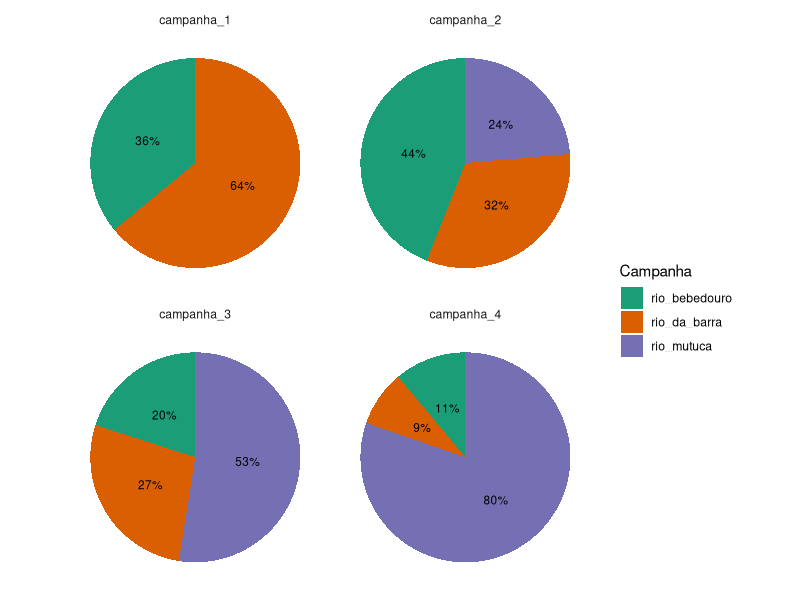
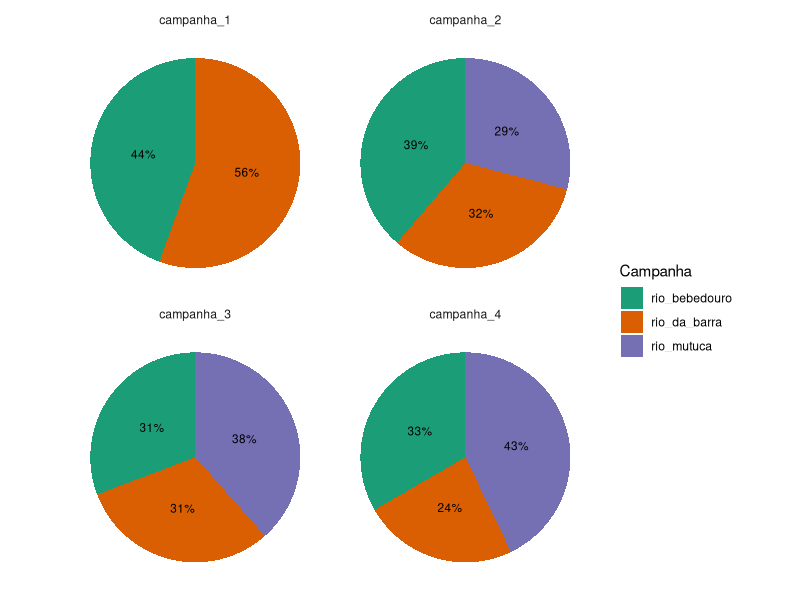
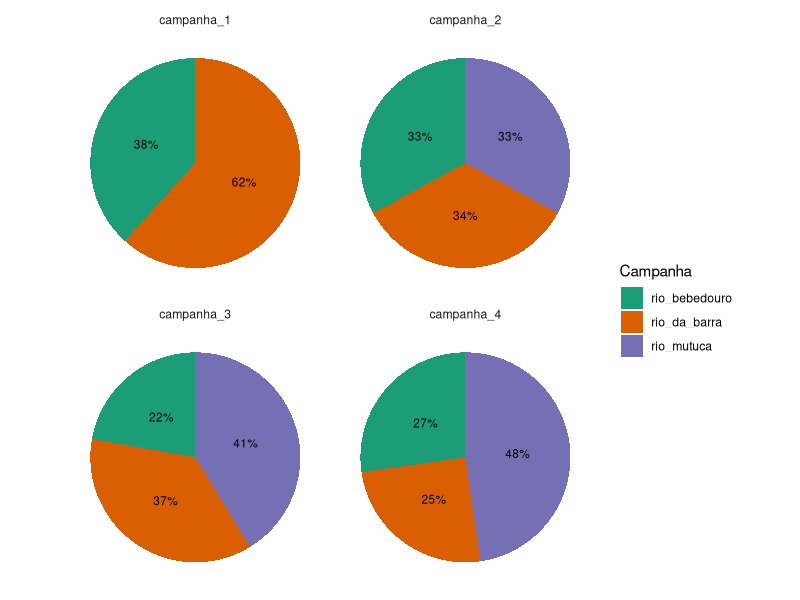

The R source for these figures, in order:
# Resumo da base de dados. Agora considerando rio e campanha
# Quantos insetos foram coletados? (Por rio e campanha)
# Qual a riqueza de classes, ordens e familias? (Por rio e campanha)


############################### Ambiente #######################################
library(tidyverse)
library(ggpubr)

# setwd("C:/Users/Giovana/Desktop/mestrado_giovana/")

# Pasta de tabelas
pasta_tabelas <- "tabelas/dados_descritivos/"
if (!dir.exists(pasta_tabelas)) {
  dir.create(pasta_tabelas, recursive = TRUE)
}

# Pasta de tabelas
pasta_figuras <- "figuras/dados_descritivos/"
if (!dir.exists(pasta_figuras)) {
  dir.create(pasta_figuras, recursive = TRUE)
}

cores <- c(
  "rio_bebedouro" = "#1B9E77",
  "rio_da_barra" = "#D95F02",
  "rio_mutuca" = "#7570B3",
  "rio_carrapicho" = "#E7298A",
  "rio_da_serra" = "#66A61E"
)


############################## Processamento ###################################
df <- read_csv("dados/processado/imaturos_piata_limpo.csv")


#---------------------------------- Abundancia ---------------------------------
sumario_especimes <- df %>%
  group_by(rio, campanha) %>% 
  summarise(abundancia_especimes = sum(abundance)) %>%
  ungroup() %>%
  group_by(campanha) %>%
  mutate(abundancia_total_da_campanha = sum(abundancia_especimes)) %>%
  ungroup() %>%
  mutate(
    abundancia_relativa_a_campanha = 
      abundancia_especimes / abundancia_total_da_campanha
  )

write_csv(
  sumario_especimes,
  file.path(pasta_tabelas, "sumario_abundancia_POR_rio_campanha.csv")
)


plot_especimes <- 
  ggplot(
    sumario_especimes, 
    aes(x = "", y = abundancia_relativa_a_campanha, fill = rio)
  ) +
  geom_bar(stat = "identity", width = 1) +
  coord_polar(theta = "y") +
  facet_wrap(~ campanha) +
  labs(x = NULL, y = NULL, fill = "Campanha") +
  geom_text(
    aes(label = paste0(round(abundancia_relativa_a_campanha, 2) * 100, "%")),
    position = position_stack(vjust = 0.5), 
    size = 3
  ) +
  theme_minimal() +
  scale_fill_manual(values = cores) +
  theme(legend.position = "right") +
    theme(
    legend.position = "right",
    axis.text = element_blank(),
    axis.ticks = element_blank(),
    panel.grid = element_blank()
  ) 

ggsave(
  file.path(pasta_figuras, "piechart_abundancia_POR_rio_campanha.png"),
  plot_especimes,
  width = 10,
  height = 6
)

#--------------------------------- Riqueza Ordens ------------------------------

sumario_riqueza_ordens <- df %>%
  group_by(rio, campanha) %>% 
  summarise(
    riqueza_ordem = n_distinct(order)
  ) %>%
  ungroup() %>%
  group_by(campanha) %>%
  mutate(riqueza_total_da_campanha = sum(riqueza_ordem)) %>%
  ungroup() %>%
  mutate(riqueza_relativa_a_campanha = riqueza_ordem/ riqueza_total_da_campanha)

write_csv(
  sumario_riqueza_ordens,
  file.path(pasta_tabelas, "sumario_riqueza_ordens_POR_rio_campanha.csv")
)

plot_riqueza_ordens <- 
  ggplot(
    sumario_riqueza_ordens, 
    aes(x = "", y = riqueza_relativa_a_campanha, fill = rio)
  ) +
  geom_bar(stat = "identity", width = 1) +
  coord_polar(theta = "y") +
  facet_wrap(~ campanha) +
  labs(x = NULL, y = NULL, fill = "Campanha") +
  geom_text(
    aes(label = paste0(round(riqueza_relativa_a_campanha, 2) * 100, "%")),
    position = position_stack(vjust = 0.5), 
    size = 3
  ) +
  theme_minimal() +
  scale_fill_manual(values = cores) +
  theme(legend.position = "right") +
    theme(
    legend.position = "right",
    axis.text = element_blank(),
    axis.ticks = element_blank(),
    panel.grid = element_blank()
  ) 

ggsave(
  file.path(pasta_figuras, "piechart_riqueza_ordens_POR_rio_campanha.png"),
  plot_riqueza_ordens,
  width = 10,
  height = 6
)



#------------------------------ Riqueza Familias -------------------------------
sumario_riqueza_familia <- df %>%
  group_by(rio, campanha) %>% 
  summarise(riqueza_familia = n_distinct(family)) %>%
  ungroup() %>%
  group_by(campanha) %>%
  mutate(riqueza_total_da_campanha = sum(riqueza_familia)) %>%
  ungroup() %>%
  mutate(
    riqueza_relativa_a_campanha = riqueza_familia / riqueza_total_da_campanha
  )

write_csv(
  sumario_riqueza_familia,
  file.path(pasta_tabelas, "sumario_riqueza_familias_POR_rio_campanha.csv")
)


plot_riqueza_familias <- 
  ggplot(
    sumario_riqueza_familia, 
    aes(x = "", y = riqueza_relativa_a_campanha, fill = rio)
  ) +
  geom_bar(stat = "identity", width = 1) +
  coord_polar(theta = "y") +
  facet_wrap(~ campanha) +
  labs(x = NULL, y = NULL, fill = "Campanha") +
  geom_text(
    aes(label = paste0(round(riqueza_relativa_a_campanha, 2) * 100, "%")),
    position = position_stack(vjust = 0.5), 
    size = 3
  ) +
  theme_minimal() +
  scale_fill_manual(values = cores) +
  theme(legend.position = "right") +
    theme(
    legend.position = "right",
    axis.text = element_blank(),
    axis.ticks = element_blank(),
    panel.grid = element_blank()
  )

ggsave(
  file.path(pasta_figuras, "piechart_riqueza_familias_POR_rio_campanha.png"),
  plot_riqueza_familias,
  width = 10,
  height = 6
)
